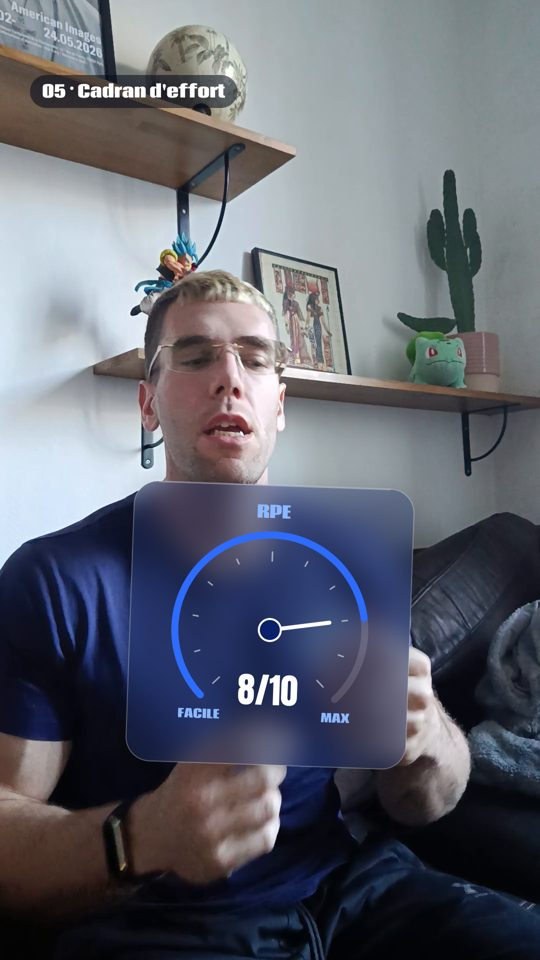
#> input picture contenu/benfit-reels/fabrique-montage/effets/apercus/cadran.jpg, 540 x 960 px, given in place of ed56ec4c-image.jpg, which was not available
$ python thumb_semaine.py
#> lines starting #> are read from the running program, lines starting #| are printed output that depends on the picture; after the words box and inside, x2 and y2 are one past the last pixel; in counts of white or black regions, pixels touching at a corner belong together
### contenu/benfit-reels/fabrique-montage/effets/effets.py
"""Effets « verre dépoli » BEN&FIT pour Reels 1080x1920.

Chaque effet est une fonction fx_xxx(cv, t, **params) qui dessine sur un Canvas
(la vraie image du Reel) au temps local t (secondes depuis le début de l'effet).
Inspiration : effets « Liquid Glass » (cartes en verre, toggles, graphe, liste focus,
compteur, match-cut), adaptés à la charte BEN&FIT : marine + bleu vif, sans halo ni lueur.
"""
import math
import cairo
import numpy as np
from PIL import Image, ImageFilter

W, H = 1080, 1920
NAVY = (0x0A / 255, 0x20 / 255, 0x6B / 255)
DEEP = (0x03 / 255, 0x0A / 255, 0x1A / 255)
BLUE = (0x2E / 255, 0x6B / 255, 1.0)
BLUE_L = (0x8C / 255, 0xB8 / 255, 1.0)
WHITE = (1, 1, 1)
SANS, SANS_B, NUM, SERIF, HAND = "Coda", "Coda ExtraBold", "Anton", "Instrument Serif", "Permanent Marker"


# ------------------------------------------------------------------ easing
def clamp(x, a=0.0, b=1.0):
    return max(a, min(b, x))


def eo(x):  # ease-out cubique, pas de rebond (règle DA)
    x = clamp(x)
    return 1 - (1 - x) ** 3


def eio(x):
    x = clamp(x)
    return 3 * x * x - 2 * x ** 3


def env(t, dur, fin=0.35, fout=0.3):
    """Opacité d'entrée/sortie d'un élément visible entre 0 et dur."""
    return eo(t / fin) * (1 - eio((t - (dur - fout)) / fout))


# ------------------------------------------------------------------ canvas
class Canvas:
    """Image du Reel (float32 0..1) + calques cairo composés par-dessus."""

    def __init__(self, frame_uint8, person_mask=None):
        self.src = frame_uint8
        self.f = frame_uint8.astype(np.float32) / 255.0
        self._blur = None
        self._person = person_mask

    # [39 lines left out: functions person, blurred, _mask, shadow, glass, not called in this run]

    def paper(self, path_fn, alpha=1.0, color=(0.97, 0.97, 0.96)):
        m = self._mask(path_fn) * alpha
        self.f = self.f * (1 - m) + np.array(color, np.float32) * m

    def draw(self, fn):
        s = cairo.ImageSurface(cairo.FORMAT_ARGB32, W, H)
        c = cairo.Context(s)
        fn(c)
        s.flush()
        a = np.ndarray((H, W, 4), np.uint8, s.get_data()).astype(np.float32) / 255.0
        rgb = a[..., [2, 1, 0]]
        al = a[..., 3:4]
        self.f = self.f * (1 - al) + rgb

    # [4 lines left out: function frost, not called in this run]

    def out(self):
        return (np.clip(self.f, 0, 1) * 255).astype(np.uint8)


# ------------------------------------------------------------------ dessin
# [32 lines left out: functions rrect, place, font, text, not called in this run]


def tw(c, s, face, size, italic=False):
    font(c, face, size, italic)
    return c.text_extents(s).x_advance


# [251 lines left out: functions mixed_title, card_edges, glass_card, toggle, marker_arrow, fx_toggles and 3 more, not called in this run]


_PAGES = [
    "Tu pars trop vite. Le premier round te semble facile, alors tu accélères. Trois minutes plus tard, "
    "tout brûle et le reste du WOD devient une survie. Le problème n'est pas ton cardio, c'est ton",
    "La plupart des athlètes ratent leur WOD dans les deux premières minutes. Ils confondent intensité "
    "et précipitation. Ce qui sépare un bon temps d'un mauvais, c'est presque toujours le",
    "Respire par le nez au premier tour. Coupe tes séries avant l'échec. Vise des rounds réguliers. "
    "Trois règles simples qui changent tout, parce qu'elles parlent toutes du même sujet : le",
    "Les meilleurs ne vont pas plus vite au début. Ils perdent moins de temps à la fin. Regarde leurs "
    "splits : ils sont plats. Leur secret n'a rien de génétique, il s'appelle le",
]


# [109 lines left out: functions fx_matchcut, fx_eventail, fx_epaule, not called in this run]


EFFETS = {
    "toggles": (fx_toggles, 4.6),
    "graphe": (fx_graphe, 5.0),
    "focus": (fx_focus, 5.6),
    "preuve": (fx_preuve, 4.8),
    "matchcut": (fx_matchcut, 2.8),
    "eventail": (fx_eventail, 5.2),
    "epaule": (fx_epaule, 4.4),
}


# ================================================================== EFFETS — LOT 2 (19 nov. 2026)
# Inspirés de corbinsylk (split démo, anatomie) et justyn.ai (texte derrière, cadran, calendrier,
# carte barrée, téléphone) + liste « 17 video effects » (paper cut, doodle boil, phone mockup…).
PAPER = (0xFA / 255, 0xF7 / 255, 0xF0 / 255)


# [413 lines left out: functions charger_media, _cover, _paste_media, _behind, fx_derriere, fx_decoupe and 6 more, not called in this run]


EFFETS.update({
    "derriere": (fx_derriere, 3.8),
    "decoupe": (fx_decoupe, 4.2),
    "split": (fx_split, 5.0),
    "macros": (fx_macros, 5.0),
    "cadran": (fx_cadran, 4.6),
    "barre": (fx_barre, 5.2),
    "telephone": (fx_telephone, 4.6),
    "calendrier": (fx_calendrier, 5.4),
})


# ================================================================== EFFETS — LOT 3 (19 nov. 2026, midi)
# Inspirés de trainwithcharan (police qui change), geobertoo (mots géants, fenêtre de discussion),
# alirajabipro (curseur iOS), tenfoldmarc « 10 new video effects » (face lock, swipe, rewind, air marker),
# jenna.nea (COMMENT « CUT »).


# [173 lines left out: functions fx_police, fx_mot_a_mot, _wrap, fx_message, fx_curseur, not called in this run]


class CadrageVisage:
    """Cadrage verrouillé sur le visage (face lock) : recadre et zoome chaque image pour garder la tête de Bene
    au même endroit, même caméra à la main. Utilise le détourage (segmentation.py), lissé dans le temps.
    Usage : cad = CadrageVisage(zoom=1.25); frame = cad(frame)."""

    def __init__(self, zoom=1.25, lissage=0.85, hauteur=0.36):
        self.zoom, self.k, self.hy = zoom, lissage, hauteur
        self.pos = None

    # [132 lines left out: functions __call__, _motion_blur_x, transition_swipe, rembobiner, fx_cta_commente, fx_entoure, not called in this run]


EFFETS.update({
    "police": (fx_police, 3.0),
    "motamot": (fx_mot_a_mot, 2.4),
    "message": (fx_message, 4.8),
    "curseur": (fx_curseur, 4.0),
    "cta": (fx_cta_commente, 3.0),
    "entoure": (fx_entoure, 2.0),
})


# =====================================================================================================
# Lot « modèles CapCut » (27 nov. 2026) : effets image / transitions vus dans la capture d'écran de Bene.
# Fonctions sur des images numpy uint8 (H×W×3) ; `mask` = masque de la personne (segmentation.mask ou rembg),
# float32 H×W, 1 = Bene. Écartés volontairement (trop « IA ») : particules, contours néon, halos colorés.
# =====================================================================================================
import cv2 as _cv2


# [96 lines left out: functions tr_zoom_flou, fx_rgb, fx_eclats, tr_cadres, fx_fond_noir, not called in this run]


def E_clamp(x):
    return clamp(x)


# [126 lines left out: functions fx_echo, fx_clones, fx_texte_echo, _behind_mask, fx_mosaique, fx_titre_sol, not called in this run]

### contenu/benfit-reels/fabrique-montage/reel-semaine-entrainement/thumb_semaine.py
"""Miniature du Reel « Acteur principal » : la photo résultat de Bene (vestiaire, déjà très sombre), sans retouche
de couleurs. Titre au feutre en haut, « C'EST TOI » (Anton) + bloc bleu « L'ACTEUR PRINCIPAL. » en bas,
dans la zone visible 3:4 (y 240 → 1680).   python thumb_semaine.py"""
import os, sys
import numpy as np
import cairo
from PIL import Image

HERE = os.path.dirname(os.path.abspath(__file__))
sys.path.insert(0, HERE)
sys.path.insert(0, os.path.join(HERE, "..", "effets"))
import effets as E
import build_semaine as B

im = Image.open(B.PHOTO).convert("RGB")
#> im is the input picture: PIL image 540x960 RGB; mean R, G, B 98.1, 101.3, 112.4
s = B.H / im.height
#> s = 2
im = im.resize((int(im.width * s), B.H), Image.LANCZOS)
#> im: PIL image 1080x1920 RGB
x0 = int(E.clamp(0.56 * im.width - B.W / 2, 0, im.width - B.W))
#> x0 = 0
DESCENTE = 300  # photo descendue pour que le titre ne passe pas sur le visage (haut de la photo = déjà noir)
base = np.zeros((B.H, B.W, 3), np.uint8)
base[DESCENTE:] = np.asarray(im.crop((x0, 0, x0 + B.W, B.H - DESCENTE)))
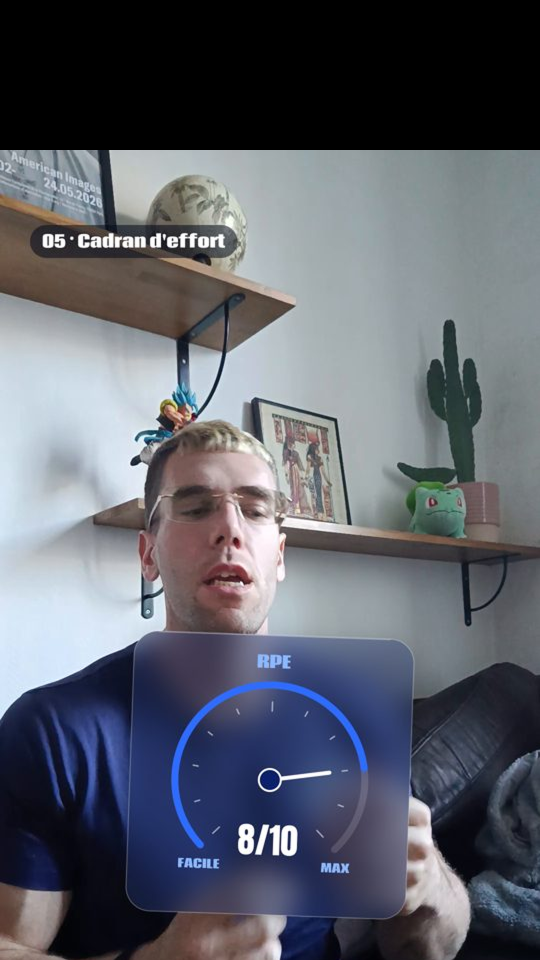
#> base: shape (1920, 1080, 3) (shown at 1/2 size); mean R, G, B 93.6, 97.2, 107.4
fondu = np.linspace(0, 1, 60)[:, None, None]
base[DESCENTE:DESCENTE + 60] = (base[DESCENTE:DESCENTE + 60] * fondu).astype(np.uint8)
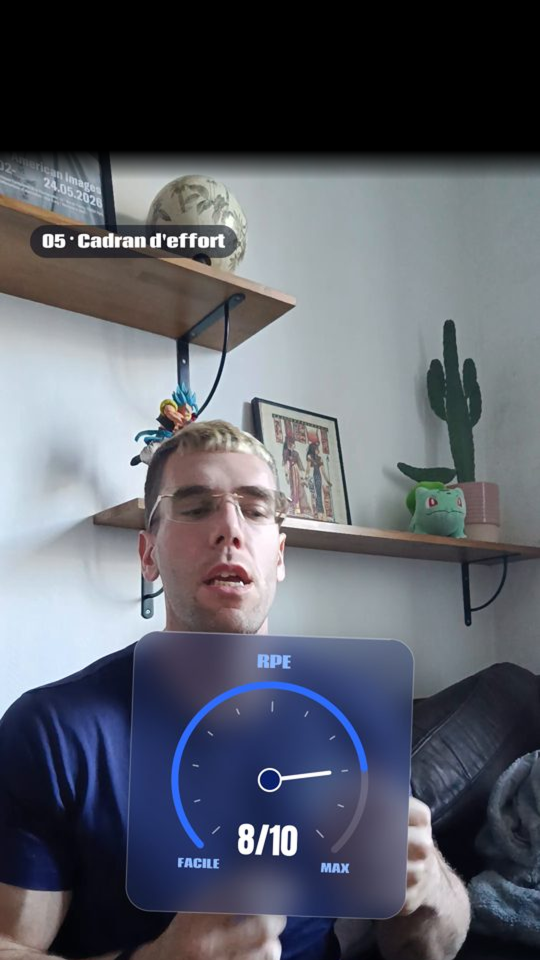
#> base: shape (1920, 1080, 3) (shown at 1/2 size); 3.07% of pixels changed, all inside (x1, y1, x2, y2) = (0, 300, 1080, 359)
cv = E.Canvas(base)


def deco(c):
    titre = "7 jours d'entraînement"
    E.font(c, E.HAND, 74)
    tw = c.text_extents(titre).x_advance
    x, y = B.W / 2 - tw / 2, 330
    c.move_to(x, y)
    c.set_source_rgba(1, 1, 1, 0.96)
    c.show_text(titre)
    c.set_source_rgba(*E.BLUE, 1)
    c.set_line_width(10)
    c.set_line_cap(cairo.LINE_CAP_ROUND)
    c.move_to(x + 10, y + 28)
    c.curve_to(x + tw * 0.35, y + 40, x + tw * 0.7, y + 20, x + tw - 6, y + 34)
    c.stroke()
    B.draw_fin(c, 1.0)


cv.draw(deco)
#> (the call stopped at in draw, `s = cairo.ImageSurface(cairo.FORMAT_ARGB32, W, H)`: cairo is not available in this run)
out = os.path.join(B.WORK, "BENFIT_reel_acteur_principal_miniature.png")
Image.fromarray(cv.out()).save(out, optimize=True)
print("ok", out)

$ run again, on contenu/benfit-reels/fabrique-montage/effets/apercus/calendrier.jpg
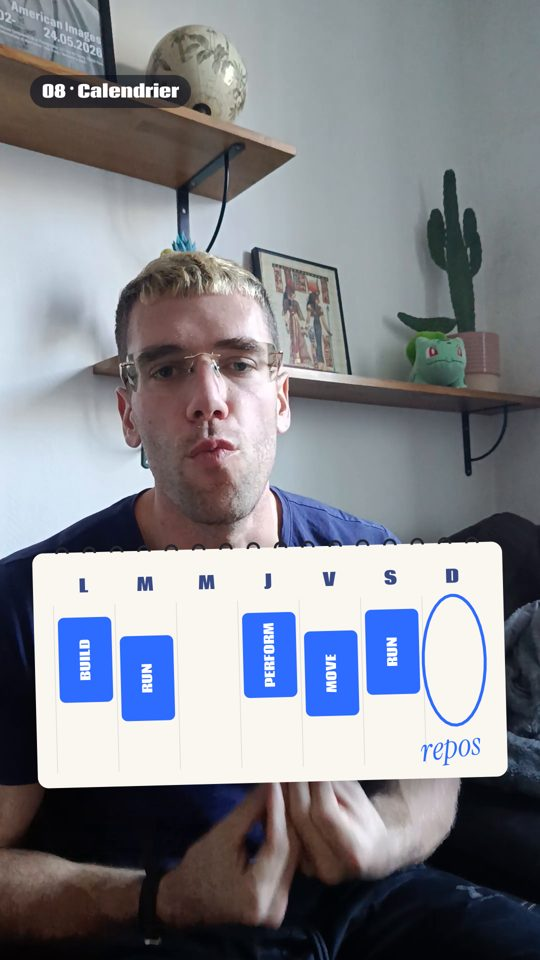
#> input picture contenu/benfit-reels/fabrique-montage/effets/apercus/calendrier.jpg, 540 x 960 px, given in place of ed56ec4c-image.jpg, which was not available
#> im is the input picture: PIL image 540x960 RGB; mean R, G, B 131.2, 133.5, 141.2
#> im: PIL image 1080x1920 RGB
#> `base[DESCENTE:] = np.asarray(im.crop((x0, 0, x0 + B.W, B.H - DESCENTE)))`:
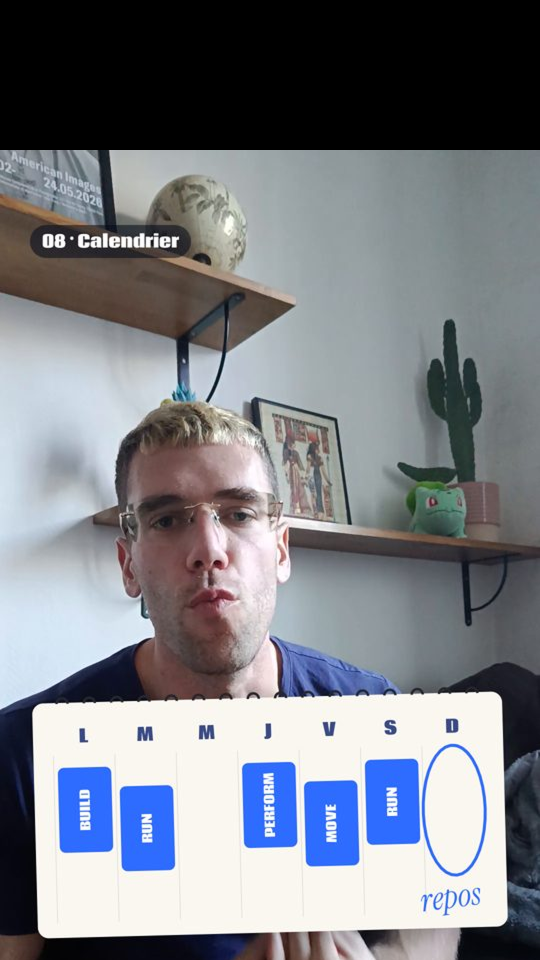
#> base: shape (1920, 1080, 3) (shown at 1/2 size); mean R, G, B 123.9, 127.2, 134.6
#> `base[DESCENTE:DESCENTE + 60] = (base[DESCENTE:DESCENTE + 60] * fondu)...`:
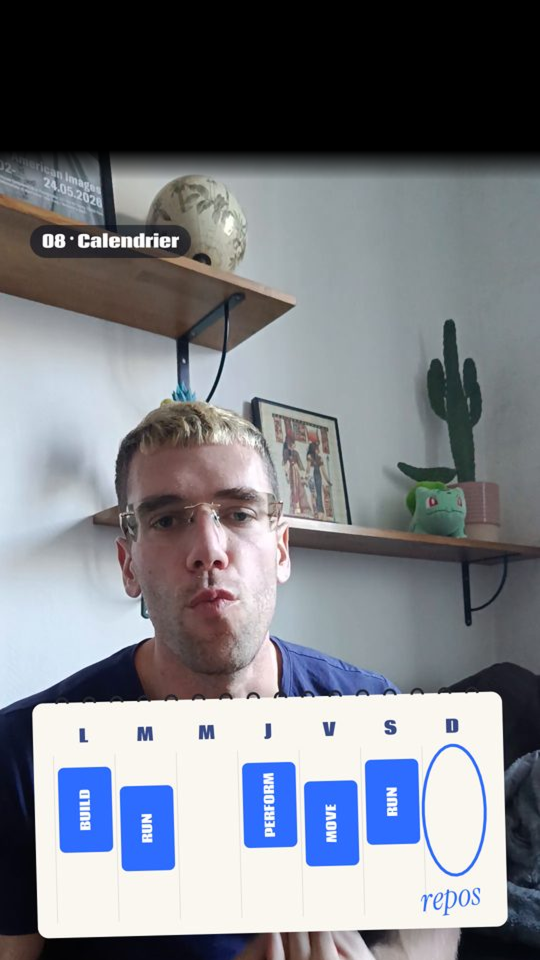
#> base: shape (1920, 1080, 3) (shown at 1/2 size); 3.07% of pixels changed, all inside (x1, y1, x2, y2) = (0, 300, 1080, 359)

$ run again, on contenu/benfit-reels/fabrique-montage/effets/apercus/capcut-clones.jpg
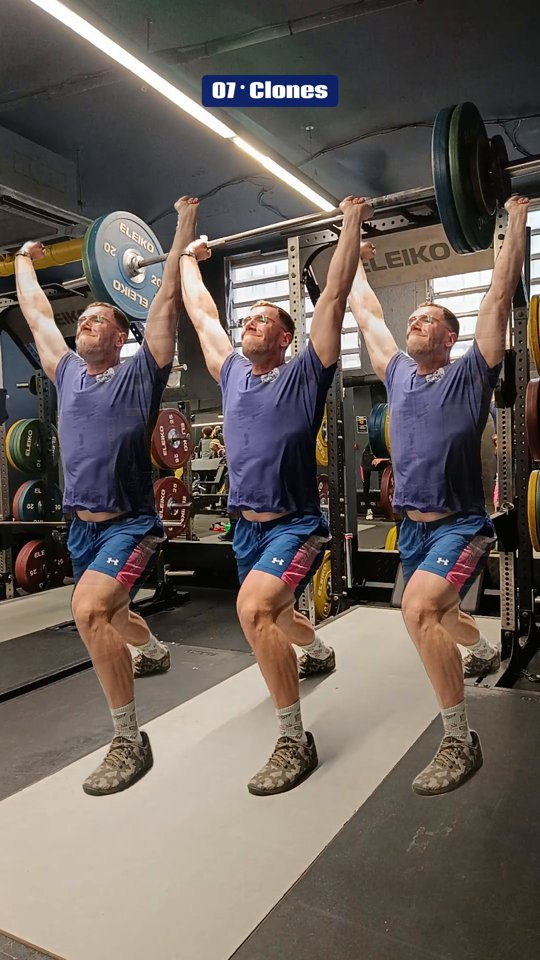
#> input picture contenu/benfit-reels/fabrique-montage/effets/apercus/capcut-clones.jpg, 540 x 960 px, given in place of ed56ec4c-image.jpg, which was not available
#> im is the input picture: PIL image 540x960 RGB; mean R, G, B 104.9, 95.6, 89.9
#> im: PIL image 1080x1920 RGB
#> `base[DESCENTE:] = np.asarray(im.crop((x0, 0, x0 + B.W, B.H - DESCENTE)))`:
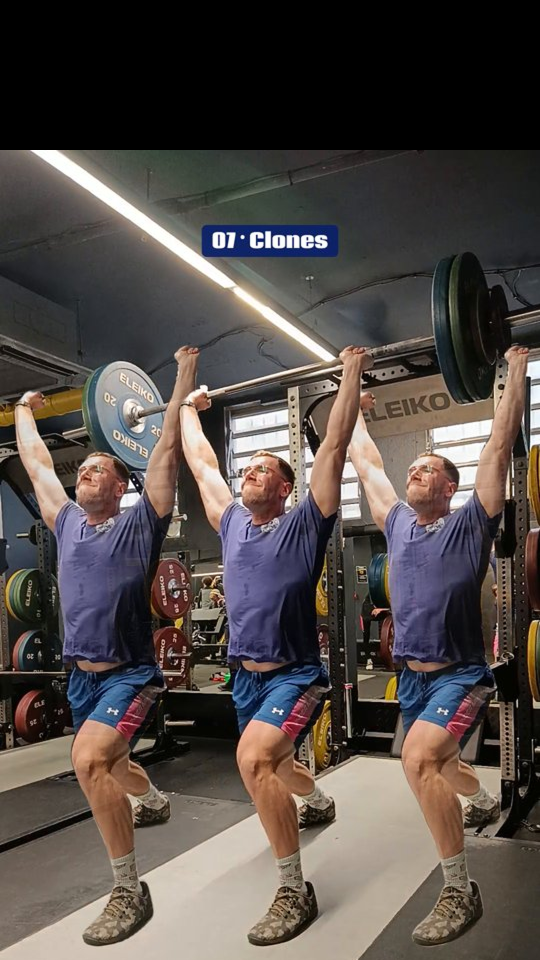
#> base: shape (1920, 1080, 3) (shown at 1/2 size); mean R, G, B 83.2, 75.4, 71.9
#> `base[DESCENTE:DESCENTE + 60] = (base[DESCENTE:DESCENTE + 60] * fondu)...`:
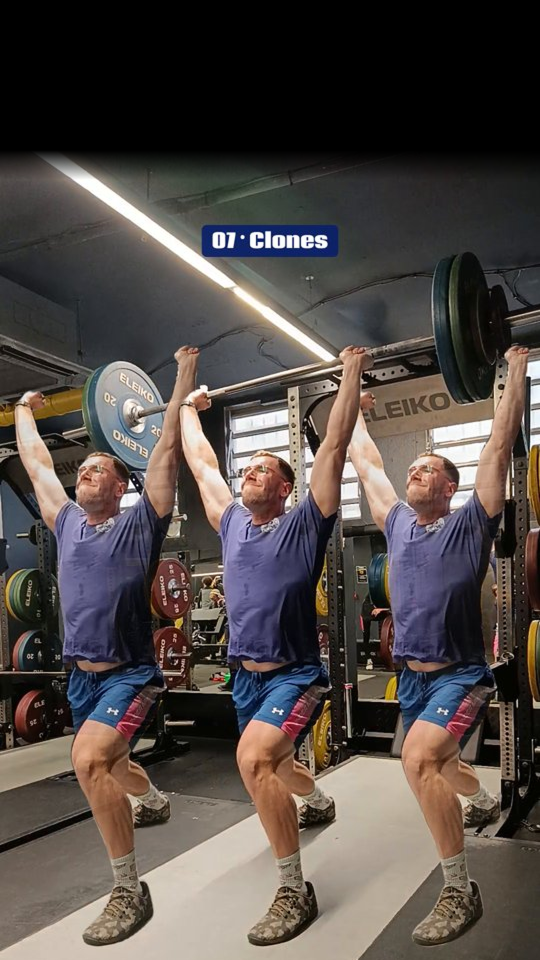
#> base: shape (1920, 1080, 3) (shown at 1/2 size); 3.07% of pixels changed, all inside (x1, y1, x2, y2) = (0, 300, 1080, 359)
